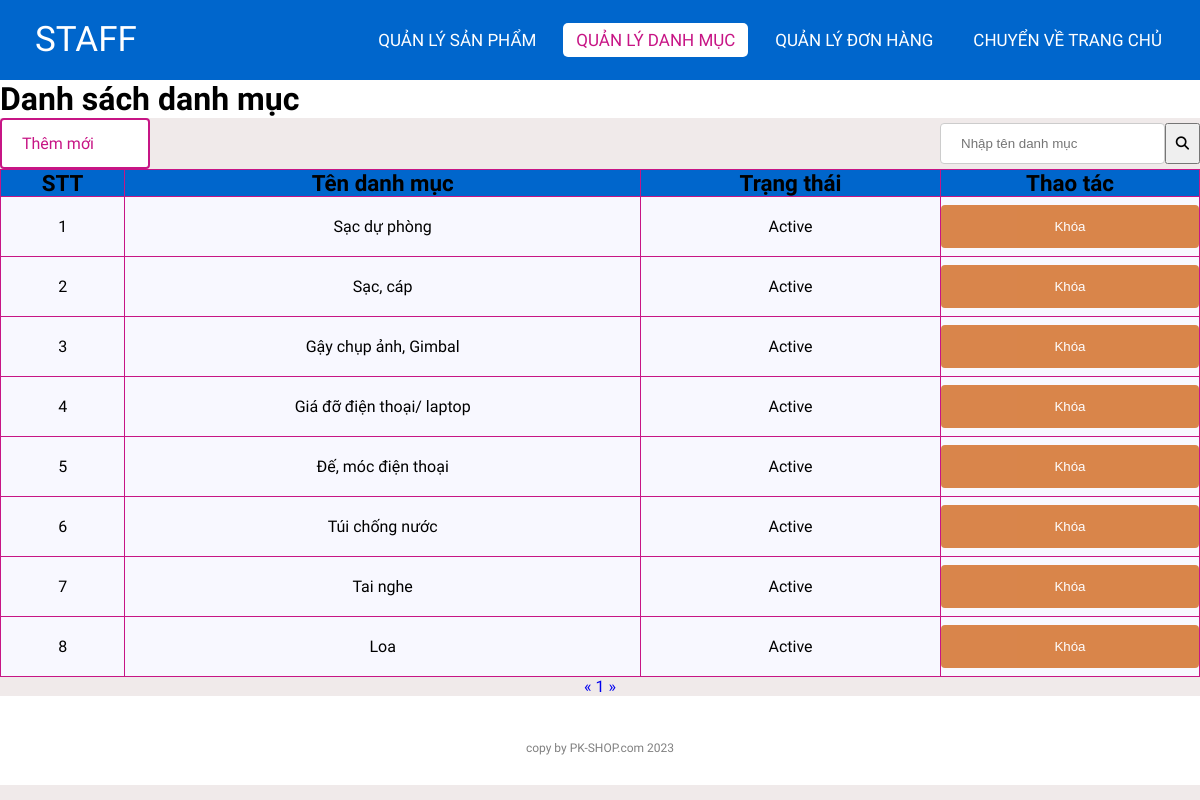
The app's page /staff/categoriesList.php (signed in) with its own data.
### tables this page shows
CREATE TABLE `categories` (
  `id` int(11) NOT NULL,
  `name` varchar(255) NOT NULL,
  `status` tinyint(4) NOT NULL DEFAULT 1
);

### lib/database.php (called while the page is built, shortened)
<?php
class Database extends PDO
{
  public $host   = DB_HOST;
  public $user   = DB_USER;
  public $pass   = DB_PASS;
  public $dbname = DB_NAME;
  public $link;
  private function connectDB()
  {
    $this->link = new mysqli(
      $this->host,
      $this->user,
      $this->pass,
      $this->dbname
    );
  }
  public function select($query)
  {
    $result = $this->link->query($query);
    if ($result->num_rows > 0) {
      return $result;
    } else {
      return false;
    }
  }
}

### classes/categories.php (called while the page is built, shortened)
<?php
$filepath = realpath(dirname(__FILE__));
include_once($filepath . '/../lib/database.php');
?>
<?php
class categories
{
    private $db;
    public function __construct()
    {
        $this->db = new Database();
    }
    public function getAllAdmin($page = 1, $total = 8)
    {
        $tmp = ($page - 1) * $total;
        $query = "SELECT * FROM categories limit $tmp,$total";
        $result = $this->db->select($query);
        return $result;
    }
    public function getCountPaging($row = 8)
    {
        $query = "SELECT COUNT(*) FROM categories";
        $mysqli_result = $this->db->select($query);
        if ($mysqli_result) {
            $totalrow = intval((mysqli_fetch_all($mysqli_result, MYSQLI_ASSOC)[0])['COUNT(*)']);
            $result = ceil($totalrow / $row);
            return $result;
        }
        return false;
    }
}
?>

### staff/categoriesList.php (the view, shortened to what this page needs)
<?php
include '../classes/categories.php';
$categories = new categories();
$list = $categories->getAllAdmin((isset($_GET['page']) ? $_GET['page'] : 1));
$pageCount = $categories->getCountPaging();
?>
<!DOCTYPE html>
<html lang="en">
<head>
    <link rel="stylesheet" href="./css/style.css">
    <link rel="stylesheet" href="https://cdnjs.cloudflare.com/ajax/libs/font-awesome/5.15.4/css/all.min.css">
</head>
<body>
    <nav>
        <label class="logo"><a href="index.php">STAFF</a></label>
        <ul>
            <li><a href="productlist.php" >Quản lý Sản phẩm</a></li>
            <li><a href="categoriesList.php" class="active">Quản lý danh mục</a></li>
            <li><a href="orderlist.php" id="order">Quản lý Đơn hàng</a></li>
            <li><a href="index.php">Chuyển về trang chủ</a></li>
        </ul>
    </nav>
    <div class="title">
        <h1>Danh sách danh mục</h1>
    </div>
    <div class="control-container">
        <div class="addNew">
            <a href="add_category.php">Thêm mới</a>
        </div>
        <div class="c-search">
            <input type="text" placeholder="Nhập tên danh mục">
            <button type="submit"><i class="fas fa-search"></i></button>
        </div>
    </div>
    <div class="container">
        <?php $count = 1;
        if ($list) { ?>
            <table class="list">
                <tr>
                    <th>STT</th>
                    <th>Tên danh mục</th>
                    <th>Trạng thái</th>
                    <th>Thao tác</th>
                </tr>
                <?php foreach ($list as $key => $value) { ?>
                    <tr>
                        <td><?= $count++ ?></td>
                        <td><?= $value['name'] ?></td>
                        <td><?= ($value['status']) ? "Active" : "Block" ?></td>
                        <td>
                            <?php
                            if ($value['status']) { ?>
                                <form action="categoriesList.php" method="post">
                                    <input type="submit" value="Khóa" name="block">
                                </form>
                            <?php } ?>
                        </td>
                    </tr>
                <?php } ?>
            </table>
        <?php } else { ?>
            <h3>Chưa có danh mục nào...</h3>
        <?php } ?>
        <div class="pagination">
            <a href="categoriesList.php?page=<?= (isset($_GET['page'])) ? (($_GET['page'] <= 1) ? 1 : $_GET['page'] - 1) : 1 ?>">&laquo;</a>
            <?php
            for ($i = 1; $i <= $pageCount; $i++) {
                if (isset($_GET['page'])) {
                    if ($i == $_GET['page']) { ?>
                        <a class="active" href="categoriesList.php?page=<?= $i ?>"><?= $i ?></a>
                    <?php } else { ?>
                        <a href="categoriesList.php?page=<?= $i ?>"><?= $i ?></a>
                    <?php  }
                } else { ?>
                    <a href="categoriesList.php?page=<?= $i ?>"><?= $i ?></a>
                <?php  } ?>
            <?php }
            ?>
            <a href="categoriesList.php?page=<?= (isset($_GET['page'])) ? $_GET['page'] + 1 : 2 ?>">&raquo;</a>
        </div>
    </div>
    <footer>
        <p class="copyright">copy by PK-SHOP.com 2023</p>
    </footer>
</body>
</html>

### staff/css/style.css (style rules this page uses)
:root { --color-primary: #0066CC; --bg-primary: rgb(240, 234, 234); }
* { padding: 0; margin: 0; text-decoration: none; list-style: none; box-sizing: border-box; }
body { font-family: Mitr; background: rgb(240, 234, 234); }
nav { top: 0; position: fixed; background: var(--color-primary); height: 80px; width: 100%; z-index: 999; }
label.logo a { color: white; font-size: 35px; line-height: 80px; padding: 0 35px; }
nav ul { float: right; margin-right: 20px; }
nav ul li { display: inline-block; line-height: 80px; margin: 0 5px; }
nav ul li a { color: white; font-size: 17px; padding: 7px 13px; border-radius: 3px; text-transform: uppercase; border-radius: 5px; transition: 0.5s; }
.active, nav > ul a:hover { background-color: white; color: mediumvioletred; }
.container { height: auto; }
.control-container { display: flex; justify-content: space-between; align-items: center; }
.addNew a { display: block; width: 150px; background-color: white; color: mediumvioletred; padding: 14px 20px; border: 2px solid mediumvioletred; border-radius: 4px; cursor: pointer; transition: 0.3s; }
.c-search { display: flex; align-items: center; height: 41px; }
.c-search input { height: 41px; }
.c-search button { display: block; width: 41px; height: 41px; cursor: pointer; }
.title { background-color: white; margin-top: 80px; }
footer { padding: 30px 0; background-color:white; }
footer .copyright { margin-top: 15px; text-align: center; font-size: 12px; color: gray; }
.list { width: 100%; background-color: ghostwhite; padding: 10px; border-collapse: collapse; }
th { background-color: var(--color-primary); border: 1px solid mediumvioletred; font-size: 1.4rem; }
td { border: 1px solid mediumvioletred; text-align: center; }
input[type=text], input[type=file], input[type=number], textarea, select { width: 100%; padding: 12px 20px; margin: 8px 0; display: inline-block; border: 1px solid #ccc; border-radius: 4px; box-sizing: border-box; }
input[type=submit] { width: 100%; background-color: var(--color-primary); color: white; padding: 14px 20px; margin: 8px 0; border: none; border-radius: 4px; cursor: pointer; opacity: 0.8; }
input[name=block] { background-color: chocolate !important; z-index: 0; }
.pagination { text-align: center; }

### records on screen
categories: name "Sạc dự phòng", status "Active"
categories: name "Sạc, cáp", status "Active"
categories: name "Gậy chụp ảnh, Gimbal", status "Active"
categories: name "Giá đỡ điện thoại/ laptop", status "Active"
categories: name "Đế, móc điện thoại", status "Active"
categories: name "Túi chống nước", status "Active"
categories: name "Tai nghe", status "Active"
categories: name "Loa", status "Active"
